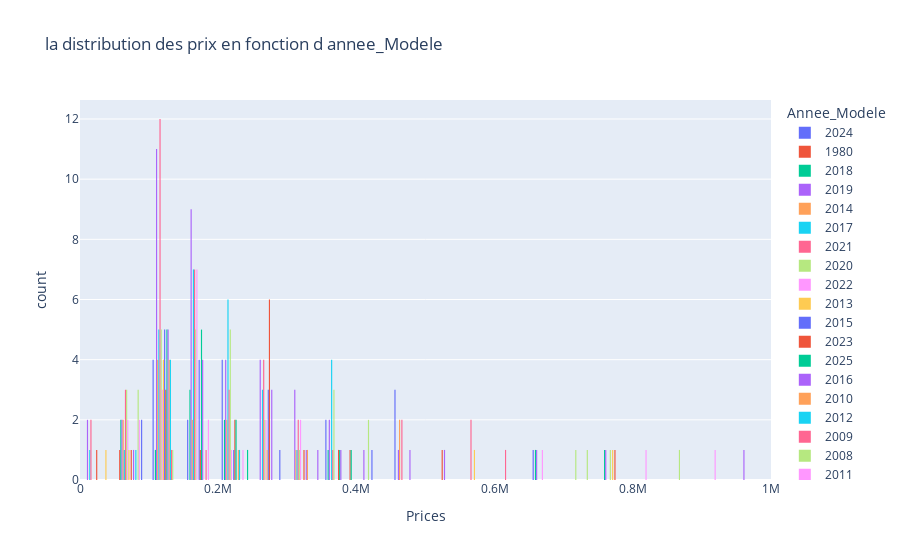

The notebook cell saved with this chart:
### Code cell
fig=px.histogram(data, 
                 x="Prices",
                 color="Annee_Modele",
                 hover_data=data.columns,
                 title="la distribution des prix en fonction d annee_Modele",
                 barmode="group")
fig.show()

### Figure 1 — Plotly figure (JSON) as saved in the notebook; plotly's stock layout.template omitted (floating-point values rounded to 4 significant figures)
{"data": [{"alignmentgroup": "True", "bingroup": "x", "hovertemplate": "Annee_Modele=2024<br>Prices=%{x}<br>count=%{y}<extra></extra>", "legendgroup": "2024", "marker": {"color": "#636efa", "pattern": {"shape": ""}}, "name": "2024", "offsetgroup": "2024", "orientation": "v", "showlegend": true, "type": "histogram", "x": [122000, 138000, 690000, 219000, 398000, 158000, 395000, 229000, 450000, 200000, 190000, 128000, 450000, 450000, 228000, 106000], "xaxis": "x", "yaxis": "y"}, {"alignmentgroup": "True", "bingroup": "x", "hovertemplate": "Annee_Modele=1980<br>Prices=%{x}<br>count=%{y}<extra></extra>", "legendgroup": "1980", "marker": {"color": "#EF553B", "pattern": {"shape": ""}}, "name": "1980", "offsetgroup": "1980", "orientation": "v", "showlegend": true, "type": "histogram", "x": [75000], "xaxis": "x", "yaxis": "y"}, {"alignmentgroup": "True", "bingroup": "x", "hovertemplate": "Annee_Modele=2018<br>Prices=%{x}<br>count=%{y}<extra></extra>", "legendgroup": "2018", "marker": {"color": "#00cc96", "pattern": {"shape": ""}}, "name": "2018", "offsetgroup": "2018", "orientation": "v", "showlegend": true, "type": "histogram", "x": [370000, 650000, 175000, 222000, 238000, 170000, 62000, 75000, 143000, 750000, 185000], "xaxis": "x", "yaxis": "y"}, {"alignmentgroup": "True", "bingroup": "x", "hovertemplate": "Annee_Modele=2019<br>Prices=%{x}<br>count=%{y}<extra></extra>", "legendgroup": "2019", "marker": {"color": "#ab63fa", "pattern": {"shape": ""}}, "name": "2019", "offsetgroup": "2019", "orientation": "v", "showlegend": true, "type": "histogram", "x": [190000, 320000, 153000, 96000, 430000, 75000, 117000, 220000, 209000, 380000, 465000, 228000, 158000, 144000, 235000, 256000, 190000, 155000, 112000, 145000, 390000, 299000, 150000, 265000, 118000, 120000, 145000, 23000, 135000, 770000, 118000, 340000, 148000, 190000, 170000, 950000, 323000, 660000, 270000, 164999, 39000, 143000], "xaxis": "x", "yaxis": "y"}, {"alignmentgroup": "True", "bingroup": "x", "hovertemplate": "Annee_Modele=2014<br>Prices=%{x}<br>count=%{y}<extra></extra>", "legendgroup": "2014", "marker": {"color": "#FFA15A", "pattern": {"shape": ""}}, "name": "2014", "offsetgroup": "2014", "orientation": "v", "showlegend": true, "type": "histogram", "x": [159000, 490000, 124000, 185000, 320000, 235000, 220000, 78000, 495000, 118000, 145000, 147000, 58000], "xaxis": "x", "yaxis": "y"}, {"alignmentgroup": "True", "bingroup": "x", "hovertemplate": "Annee_Modele=2017<br>Prices=%{x}<br>count=%{y}<extra></extra>", "legendgroup": "2017", "marker": {"color": "#19d3f3", "pattern": {"shape": ""}}, "name": "2017", "offsetgroup": "2017", "orientation": "v", "showlegend": true, "type": "histogram", "x": [375000, 172000, 360000, 93000, 360000, 188000, 220000, 225000, 235000, 163000, 358000, 135000, 113000, 235000, 320000, 250000, 255000, 135000, 132000, 30000, 200000, 157000, 140000, 175000, 242000, 265000, 164999, 197000], "xaxis": "x", "yaxis": "y"}, {"alignmentgroup": "True", "bingroup": "x", "hovertemplate": "Annee_Modele=2021<br>Prices=%{x}<br>count=%{y}<extra></extra>", "legendgroup": "2021", "marker": {"color": "#FF6692", "pattern": {"shape": ""}}, "name": "2021", "offsetgroup": "2021", "orientation": "v", "showlegend": true, "type": "histogram", "x": [118000, 136000, 162000, 490000, 168000, 240000, 250000, 147000, 132000, 120000, 285000, 285000, 470000, 140000, 185000, 187000, 220000, 41000, 95000, 305000, 31000, 170000, 97000, 189000, 150000, 295000, 139000, 350000, 639000, 112000, 550000, 139000, 69000, 122000, 117000, 122000, 212000, 340000, 570000], "xaxis": "x", "yaxis": "y"}, {"alignmentgroup": "True", "bingroup": "x", "hovertemplate": "Annee_Modele=2020<br>Prices=%{x}<br>count=%{y}<extra></extra>", "legendgroup": "2020", "marker": {"color": "#B6E880", "pattern": {"shape": ""}}, "name": "2020", "offsetgroup": "2020", "orientation": "v", "showlegend": true, "type": "histogram", "x": [235000, 265000, 165000, 790000, 185000, 100000, 123000, 307000, 198500, 150000, 390000, 220000, 420000, 385000, 242000, 148000, 210000, 395000, 850000, 172000, 98000, 139000, 285000, 63000, 96000, 440000, 720000, 117000, 228000], "xaxis": "x", "yaxis": "y"}, {"alignmentgroup": "True", "bingroup": "x", "hovertemplate": "Annee_Modele=2022<br>Prices=%{x}<br>count=%{y}<extra></extra>", "legendgroup": "2022", "marker": {"color": "#FF97FF", "pattern": {"shape": ""}}, "name": "2022", "offsetgroup": "2022", "orientation": "v", "showlegend": true, "type": "histogram", "x": [670000, 229000, 79000, 260000, 179000, 800000, 162000, 120000, 310000, 62000, 155000, 128000, 270000, 155000, 175000, 180000, 145000, 900000, 168000, 340000], "xaxis": "x", "yaxis": "y"}, {"alignmentgroup": "True", "bingroup": "x", "hovertemplate": "Annee_Modele=2013<br>Prices=%{x}<br>count=%{y}<extra></extra>", "legendgroup": "2013", "marker": {"color": "#FECB52", "pattern": {"shape": ""}}, "name": "2013", "offsetgroup": "2013", "orientation": "v", "showlegend": true, "type": "histogram", "x": [115000, 149000, 123000, 115000, 82000, 275000, 760000, 579000], "xaxis": "x", "yaxis": "y"}, {"alignmentgroup": "True", "bingroup": "x", "hovertemplate": "Annee_Modele=2015<br>Prices=%{x}<br>count=%{y}<extra></extra>", "legendgroup": "2015", "marker": {"color": "#636efa", "pattern": {"shape": ""}}, "name": "2015", "offsetgroup": "2015", "orientation": "v", "showlegend": true, "type": "histogram", "x": [220000, 127000, 285000, 149000, 173000, 185000, 430000, 173000, 135000, 120000, 120000, 280000, 180000, 273000], "xaxis": "x", "yaxis": "y"}, {"alignmentgroup": "True", "bingroup": "x", "hovertemplate": "Annee_Modele=2023<br>Prices=%{x}<br>count=%{y}<extra></extra>", "legendgroup": "2023", "marker": {"color": "#EF553B", "pattern": {"shape": ""}}, "name": "2023", "offsetgroup": "2023", "orientation": "v", "showlegend": true, "type": "histogram", "x": [780000, 285000, 220000, 257000, 390000, 145000, 280000, 294000, 300000, 135000, 285000, 510000, 290000, 135000, 240000, 185000, 39000, 58000], "xaxis": "x", "yaxis": "y"}, {"alignmentgroup": "True", "bingroup": "x", "hovertemplate": "Annee_Modele=2025<br>Prices=%{x}<br>count=%{y}<extra></extra>", "legendgroup": "2025", "marker": {"color": "#00cc96", "pattern": {"shape": ""}}, "name": "2025", "offsetgroup": "2025", "orientation": "v", "showlegend": true, "type": "histogram", "x": [124000, 188000, 185000, 385000, 118000, 147000, 240000, 150000, 115000, 175000, 105000, 185000, 249000], "xaxis": "x", "yaxis": "y"}, {"alignmentgroup": "True", "bingroup": "x", "hovertemplate": "Annee_Modele=2016<br>Prices=%{x}<br>count=%{y}<extra></extra>", "legendgroup": "2016", "marker": {"color": "#ab63fa", "pattern": {"shape": ""}}, "name": "2016", "offsetgroup": "2016", "orientation": "v", "showlegend": true, "type": "histogram", "x": [126000, 275000, 113000, 285000, 360000, 268000, 139000, 150000, 109000, 310000, 180000, 162000, 168000, 450000, 128000, 52000, 545000], "xaxis": "x", "yaxis": "y"}, {"alignmentgroup": "True", "bingroup": "x", "hovertemplate": "Annee_Modele=2010<br>Prices=%{x}<br>count=%{y}<extra></extra>", "legendgroup": "2010", "marker": {"color": "#FFA15A", "pattern": {"shape": ""}}, "name": "2010", "offsetgroup": "2010", "orientation": "v", "showlegend": true, "type": "histogram", "x": [235000, 325000, 136000, 125000, 107000, 149000], "xaxis": "x", "yaxis": "y"}, {"alignmentgroup": "True", "bingroup": "x", "hovertemplate": "Annee_Modele=2012<br>Prices=%{x}<br>count=%{y}<extra></extra>", "legendgroup": "2012", "marker": {"color": "#19d3f3", "pattern": {"shape": ""}}, "name": "2012", "offsetgroup": "2012", "orientation": "v", "showlegend": true, "type": "histogram", "x": [210000, 117000, 89000, 110000, 119000, 110000], "xaxis": "x", "yaxis": "y"}, {"alignmentgroup": "True", "bingroup": "x", "hovertemplate": "Annee_Modele=2009<br>Prices=%{x}<br>count=%{y}<extra></extra>", "legendgroup": "2009", "marker": {"color": "#FF6692", "pattern": {"shape": ""}}, "name": "2009", "offsetgroup": "2009", "orientation": "v", "showlegend": true, "type": "histogram", "x": [125000, 150000], "xaxis": "x", "yaxis": "y"}, {"alignmentgroup": "True", "bingroup": "x", "hovertemplate": "Annee_Modele=2008<br>Prices=%{x}<br>count=%{y}<extra></extra>", "legendgroup": "2008", "marker": {"color": "#B6E880", "pattern": {"shape": ""}}, "name": "2008", "offsetgroup": "2008", "orientation": "v", "showlegend": true, "type": "histogram", "x": [60000, 70000, 105000, 62000, 705000], "xaxis": "x", "yaxis": "y"}, {"alignmentgroup": "True", "bingroup": "x", "hovertemplate": "Annee_Modele=2011<br>Prices=%{x}<br>count=%{y}<extra></extra>", "legendgroup": "2011", "marker": {"color": "#FF97FF", "pattern": {"shape": ""}}, "name": "2011", "offsetgroup": "2011", "orientation": "v", "showlegend": true, "type": "histogram", "x": [78000, 70000, 170000, 225000, 150000], "xaxis": "x", "yaxis": "y"}, {"alignmentgroup": "True", "bingroup": "x", "hovertemplate": "Annee_Modele=2000<br>Prices=%{x}<br>count=%{y}<extra></extra>", "legendgroup": "2000", "marker": {"color": "#FECB52", "pattern": {"shape": ""}}, "name": "2000", "offsetgroup": "2000", "orientation": "v", "showlegend": true, "type": "histogram", "x": [40000], "xaxis": "x", "yaxis": "y"}, {"alignmentgroup": "True", "bingroup": "x", "hovertemplate": "Annee_Modele=2007<br>Prices=%{x}<br>count=%{y}<extra></extra>", "legendgroup": "2007", "marker": {"color": "#636efa", "pattern": {"shape": ""}}, "name": "2007", "offsetgroup": "2007", "orientation": "v", "showlegend": true, "type": "histogram", "x": [98000, 62000, 265000], "xaxis": "x", "yaxis": "y"}, {"alignmentgroup": "True", "bingroup": "x", "hovertemplate": "Annee_Modele=2003<br>Prices=%{x}<br>count=%{y}<extra></extra>", "legendgroup": "2003", "marker": {"color": "#EF553B", "pattern": {"shape": ""}}, "name": "2003", "offsetgroup": "2003", "orientation": "v", "showlegend": true, "type": "histogram", "x": [380000], "xaxis": "x", "yaxis": "y"}, {"alignmentgroup": "True", "bingroup": "x", "hovertemplate": "Annee_Modele=1991<br>Prices=%{x}<br>count=%{y}<extra></extra>", "legendgroup": "1991", "marker": {"color": "#00cc96", "pattern": {"shape": ""}}, "name": "1991", "offsetgroup": "1991", "orientation": "v", "showlegend": true, "type": "histogram", "x": [390000, 212000], "xaxis": "x", "yaxis": "y"}, {"alignmentgroup": "True", "bingroup": "x", "hovertemplate": "Annee_Modele=2006<br>Prices=%{x}<br>count=%{y}<extra></extra>", "legendgroup": "2006", "marker": {"color": "#ab63fa", "pattern": {"shape": ""}}, "name": "2006", "offsetgroup": "2006", "orientation": "v", "showlegend": true, "type": "histogram", "x": [310000], "xaxis": "x", "yaxis": "y"}], "layout": {"barmode": "group", "legend": {"title": {"text": "Annee_Modele"}, "tracegroupgap": 0}, "title": {"text": "la distribution des prix en fonction d annee_Modele"}, "xaxis": {"anchor": "y", "domain": [0, 1], "title": {"text": "Prices"}}, "yaxis": {"anchor": "x", "domain": [0, 1], "title": {"text": "count"}}}}
